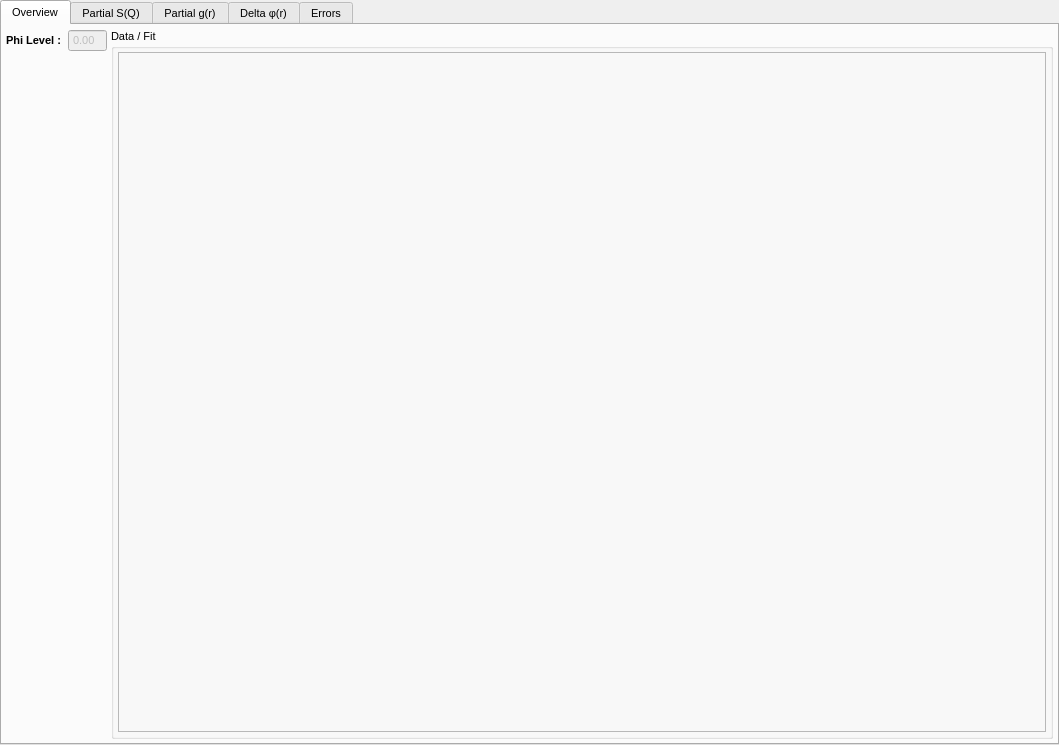
<?xml version="1.0" encoding="UTF-8"?>
<ui version="4.0">
 <class>RefineModuleWidget</class>
 <widget class="QWidget" name="RefineModuleWidget">
  <property name="geometry">
   <rect>
    <x>0</x>
    <y>0</y>
    <width>1059</width>
    <height>745</height>
   </rect>
  </property>
  <property name="sizePolicy">
   <sizepolicy hsizetype="Expanding" vsizetype="Expanding">
    <horstretch>0</horstretch>
    <verstretch>0</verstretch>
   </sizepolicy>
  </property>
  <property name="font">
   <font>
    <pointsize>8</pointsize>
   </font>
  </property>
  <property name="windowTitle">
   <string>Refine Controls</string>
  </property>
  <layout class="QHBoxLayout" name="horizontalLayout">
   <property name="spacing">
    <number>0</number>
   </property>
   <property name="leftMargin">
    <number>0</number>
   </property>
   <property name="topMargin">
    <number>0</number>
   </property>
   <property name="rightMargin">
    <number>0</number>
   </property>
   <property name="bottomMargin">
    <number>0</number>
   </property>
   <item>
    <widget class="QTabWidget" name="Tabs">
     <property name="font">
      <font>
       <pointsize>8</pointsize>
      </font>
     </property>
     <property name="currentIndex">
      <number>0</number>
     </property>
     <widget class="QWidget" name="OverviewTab">
      <attribute name="title">
       <string>Overview</string>
      </attribute>
      <layout class="QVBoxLayout" name="verticalLayout">
       <property name="spacing">
        <number>4</number>
       </property>
       <property name="leftMargin">
        <number>4</number>
       </property>
       <property name="topMargin">
        <number>4</number>
       </property>
       <property name="rightMargin">
        <number>4</number>
       </property>
       <property name="bottomMargin">
        <number>4</number>
       </property>
       <item>
        <layout class="QHBoxLayout" name="horizontalLayout_12">
         <item>
          <layout class="QGridLayout" name="gridLayout">
           <property name="spacing">
            <number>4</number>
           </property>
           <item row="0" column="0">
            <widget class="QLabel" name="label">
             <property name="sizePolicy">
              <sizepolicy hsizetype="Minimum" vsizetype="Preferred">
               <horstretch>0</horstretch>
               <verstretch>0</verstretch>
              </sizepolicy>
             </property>
             <property name="font">
              <font>
               <weight>75</weight>
               <bold>true</bold>
              </font>
             </property>
             <property name="text">
              <string>Phi Level : </string>
             </property>
            </widget>
           </item>
           <item row="1" column="0">
            <spacer name="verticalSpacer">
             <property name="orientation">
              <enum>Qt::Vertical</enum>
             </property>
             <property name="sizeHint" stdset="0">
              <size>
               <width>20</width>
               <height>40</height>
              </size>
             </property>
            </spacer>
           </item>
           <item row="0" column="1">
            <widget class="QDoubleSpinBox" name="PhiLevelSpin">
             <property name="enabled">
              <bool>false</bool>
             </property>
             <property name="buttonSymbols">
              <enum>QAbstractSpinBox::NoButtons</enum>
             </property>
            </widget>
           </item>
          </layout>
         </item>
         <item>
          <widget class="QGroupBox" name="groupBox">
           <property name="sizePolicy">
            <sizepolicy hsizetype="Preferred" vsizetype="Preferred">
             <horstretch>1</horstretch>
             <verstretch>0</verstretch>
            </sizepolicy>
           </property>
           <property name="title">
            <string>Data / Fit</string>
           </property>
           <layout class="QHBoxLayout" name="horizontalLayout_2">
            <property name="spacing">
             <number>4</number>
            </property>
            <property name="leftMargin">
             <number>4</number>
            </property>
            <property name="topMargin">
             <number>4</number>
            </property>
            <property name="rightMargin">
             <number>4</number>
            </property>
            <property name="bottomMargin">
             <number>4</number>
            </property>
            <item>
             <widget class="QFrame" name="DataPlotFrame">
              <property name="sizePolicy">
               <sizepolicy hsizetype="Expanding" vsizetype="Expanding">
                <horstretch>0</horstretch>
                <verstretch>0</verstretch>
               </sizepolicy>
              </property>
              <property name="acceptDrops">
               <bool>true</bool>
              </property>
              <property name="frameShape">
               <enum>QFrame::StyledPanel</enum>
              </property>
              <property name="frameShadow">
               <enum>QFrame::Sunken</enum>
              </property>
              <layout class="QHBoxLayout" name="horizontalLayout_7">
               <property name="spacing">
                <number>0</number>
               </property>
               <property name="leftMargin">
                <number>0</number>
               </property>
               <property name="topMargin">
                <number>0</number>
               </property>
               <property name="rightMargin">
                <number>0</number>
               </property>
               <property name="bottomMargin">
                <number>0</number>
               </property>
               <item>
                <widget class="UChromaViewWidget" name="DataPlotWidget" native="true"/>
               </item>
              </layout>
             </widget>
            </item>
           </layout>
          </widget>
         </item>
        </layout>
       </item>
      </layout>
     </widget>
     <widget class="QWidget" name="PartialSQTab">
      <attribute name="title">
       <string>Partial S(Q)</string>
      </attribute>
      <layout class="QHBoxLayout" name="horizontalLayout_3">
       <property name="spacing">
        <number>4</number>
       </property>
       <property name="leftMargin">
        <number>4</number>
       </property>
       <property name="topMargin">
        <number>4</number>
       </property>
       <property name="rightMargin">
        <number>4</number>
       </property>
       <property name="bottomMargin">
        <number>4</number>
       </property>
       <item>
        <widget class="QFrame" name="PartialSQPlotFrame">
         <property name="sizePolicy">
          <sizepolicy hsizetype="Expanding" vsizetype="Expanding">
           <horstretch>0</horstretch>
           <verstretch>0</verstretch>
          </sizepolicy>
         </property>
         <property name="acceptDrops">
          <bool>true</bool>
         </property>
         <property name="frameShape">
          <enum>QFrame::StyledPanel</enum>
         </property>
         <property name="frameShadow">
          <enum>QFrame::Sunken</enum>
         </property>
         <layout class="QHBoxLayout" name="horizontalLayout_8">
          <property name="spacing">
           <number>0</number>
          </property>
          <property name="leftMargin">
           <number>0</number>
          </property>
          <property name="topMargin">
           <number>0</number>
          </property>
          <property name="rightMargin">
           <number>0</number>
          </property>
          <property name="bottomMargin">
           <number>0</number>
          </property>
          <item>
           <widget class="UChromaViewWidget" name="PartialSQPlotWidget" native="true"/>
          </item>
         </layout>
        </widget>
       </item>
      </layout>
     </widget>
     <widget class="QWidget" name="PartialGRTab">
      <attribute name="title">
       <string>Partial g(r)</string>
      </attribute>
      <layout class="QHBoxLayout" name="horizontalLayout_6">
       <property name="spacing">
        <number>4</number>
       </property>
       <property name="leftMargin">
        <number>4</number>
       </property>
       <property name="topMargin">
        <number>4</number>
       </property>
       <property name="rightMargin">
        <number>4</number>
       </property>
       <property name="bottomMargin">
        <number>4</number>
       </property>
       <item>
        <widget class="QFrame" name="PartialGRPlotFrame">
         <property name="sizePolicy">
          <sizepolicy hsizetype="Expanding" vsizetype="Expanding">
           <horstretch>0</horstretch>
           <verstretch>0</verstretch>
          </sizepolicy>
         </property>
         <property name="acceptDrops">
          <bool>true</bool>
         </property>
         <property name="frameShape">
          <enum>QFrame::StyledPanel</enum>
         </property>
         <property name="frameShadow">
          <enum>QFrame::Sunken</enum>
         </property>
         <layout class="QHBoxLayout" name="horizontalLayout_9">
          <property name="spacing">
           <number>0</number>
          </property>
          <property name="leftMargin">
           <number>0</number>
          </property>
          <property name="topMargin">
           <number>0</number>
          </property>
          <property name="rightMargin">
           <number>0</number>
          </property>
          <property name="bottomMargin">
           <number>0</number>
          </property>
          <item>
           <widget class="UChromaViewWidget" name="PartialGRPlotWidget" native="true"/>
          </item>
         </layout>
        </widget>
       </item>
      </layout>
     </widget>
     <widget class="QWidget" name="DeltaPhiRTab">
      <attribute name="title">
       <string>Delta φ(r)</string>
      </attribute>
      <layout class="QHBoxLayout" name="horizontalLayout_4">
       <property name="spacing">
        <number>4</number>
       </property>
       <property name="leftMargin">
        <number>4</number>
       </property>
       <property name="topMargin">
        <number>4</number>
       </property>
       <property name="rightMargin">
        <number>4</number>
       </property>
       <property name="bottomMargin">
        <number>4</number>
       </property>
       <item>
        <widget class="QFrame" name="DeltaPhiRPlotFrame">
         <property name="sizePolicy">
          <sizepolicy hsizetype="Expanding" vsizetype="Expanding">
           <horstretch>0</horstretch>
           <verstretch>0</verstretch>
          </sizepolicy>
         </property>
         <property name="acceptDrops">
          <bool>true</bool>
         </property>
         <property name="frameShape">
          <enum>QFrame::StyledPanel</enum>
         </property>
         <property name="frameShadow">
          <enum>QFrame::Sunken</enum>
         </property>
         <layout class="QHBoxLayout" name="horizontalLayout_10">
          <property name="spacing">
           <number>0</number>
          </property>
          <property name="leftMargin">
           <number>0</number>
          </property>
          <property name="topMargin">
           <number>0</number>
          </property>
          <property name="bottomMargin">
           <number>0</number>
          </property>
          <item>
           <widget class="UChromaViewWidget" name="DeltaPhiRPlotWidget" native="true"/>
          </item>
         </layout>
        </widget>
       </item>
      </layout>
     </widget>
     <widget class="QWidget" name="ErrorsTab">
      <attribute name="title">
       <string>Errors</string>
      </attribute>
      <layout class="QHBoxLayout" name="horizontalLayout_5">
       <property name="spacing">
        <number>0</number>
       </property>
       <property name="leftMargin">
        <number>4</number>
       </property>
       <property name="topMargin">
        <number>4</number>
       </property>
       <property name="rightMargin">
        <number>4</number>
       </property>
       <property name="bottomMargin">
        <number>4</number>
       </property>
       <item>
        <widget class="QFrame" name="ErrorsPlotFrame">
         <property name="sizePolicy">
          <sizepolicy hsizetype="Expanding" vsizetype="Expanding">
           <horstretch>0</horstretch>
           <verstretch>0</verstretch>
          </sizepolicy>
         </property>
         <property name="acceptDrops">
          <bool>true</bool>
         </property>
         <property name="frameShape">
          <enum>QFrame::StyledPanel</enum>
         </property>
         <property name="frameShadow">
          <enum>QFrame::Sunken</enum>
         </property>
         <layout class="QHBoxLayout" name="horizontalLayout_11">
          <property name="spacing">
           <number>0</number>
          </property>
          <property name="leftMargin">
           <number>0</number>
          </property>
          <property name="topMargin">
           <number>0</number>
          </property>
          <property name="rightMargin">
           <number>0</number>
          </property>
          <property name="bottomMargin">
           <number>0</number>
          </property>
          <item>
           <widget class="UChromaViewWidget" name="ErrorsPlotWidget" native="true"/>
          </item>
         </layout>
        </widget>
       </item>
      </layout>
     </widget>
    </widget>
   </item>
  </layout>
 </widget>
 <customwidgets>
  <customwidget>
   <class>UChromaViewWidget</class>
   <extends>QWidget</extends>
   <header>gui/uchroma/gui/uchromaview.h</header>
   <container>1</container>
  </customwidget>
 </customwidgets>
 <resources>
  <include location="../../../gui/icons.qrc"/>
 </resources>
 <connections/>
</ui>
